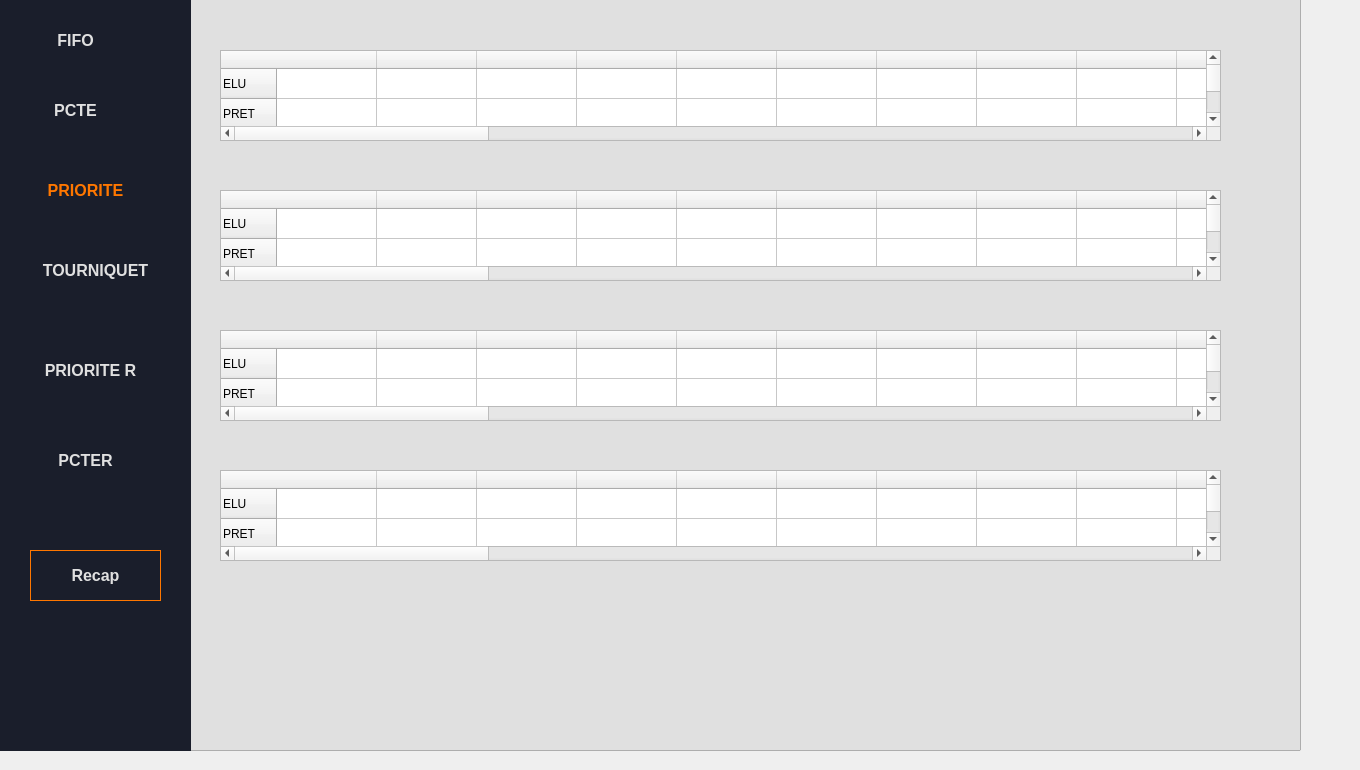
    <widget class="QWidget" name="page_8">
     <widget class="QListView" name="listView_3">
      <property name="geometry">
       <rect>
        <x>-50</x>
        <y>-10</y>
        <width>1351</width>
        <height>761</height>
       </rect>
      </property>
      <property name="styleSheet">
       <string notr="true">background:#E0E0E0</string>
      </property>
     </widget>
     <widget class="QWidget" name="widget_3" native="true">
      <property name="geometry">
       <rect>
        <x>0</x>
        <y>-10</y>
        <width>191</width>
        <height>761</height>
       </rect>
      </property>
      <property name="styleSheet">
       <string notr="true"> background-color: #1A1E2B; /* Dark navy blue */
  color: #E0E0E0; /* Light gray text */
  font-family: Arial, sans-serif;</string>
      </property>
      <widget class="QPushButton" name="pushButton_6">
       <property name="geometry">
        <rect>
         <x>20</x>
         <y>40</y>
         <width>111</width>
         <height>21</height>
        </rect>
       </property>
       <property name="styleSheet">
        <string notr="true">border:none ;
color: #E0E0E0 ;
 background-color: #1A1E2B; 
font-weight: bold ;
font-size: 16px</string>
       </property>
       <property name="text">
        <string>FIFO</string>
       </property>
      </widget>
      <widget class="QPushButton" name="pushButton_12">
       <property name="geometry">
        <rect>
         <x>20</x>
         <y>110</y>
         <width>111</width>
         <height>21</height>
        </rect>
       </property>
       <property name="styleSheet">
        <string notr="true">border:none ;
color: #E0E0E0 ;
 background-color: #1A1E2B; 
font-weight: bold ;
font-size: 16px</string>
       </property>
       <property name="text">
        <string>PCTE</string>
       </property>
      </widget>
      <widget class="QPushButton" name="pushButton_13">
       <property name="geometry">
        <rect>
         <x>30</x>
         <y>190</y>
         <width>111</width>
         <height>21</height>
        </rect>
       </property>
       <property name="styleSheet">
        <string notr="true">border:none ;
color: #FF7700 ;
 background-color: #1A1E2B; 
font-weight: bold ;
font-size: 16px</string>
       </property>
       <property name="text">
        <string>PRIORITE</string>
       </property>
      </widget>
      <widget class="QPushButton" name="pushButton_16">
       <property name="geometry">
        <rect>
         <x>40</x>
         <y>270</y>
         <width>111</width>
         <height>21</height>
        </rect>
       </property>
       <property name="styleSheet">
        <string notr="true">border:none ;
color: #E0E0E0 ;
 background-color: #1A1E2B; 
font-weight: bold ;
font-size: 16px</string>
       </property>
       <property name="text">
        <string>TOURNIQUET</string>
       </property>
      </widget>
      <widget class="QPushButton" name="pushButton_17">
       <property name="geometry">
        <rect>
         <x>30</x>
         <y>560</y>
         <width>131</width>
         <height>51</height>
        </rect>
       </property>
       <property name="styleSheet">
        <string notr="true">border: 1px solid  #FF7700 ;
color: #E0E0E0 ;
 background-color: #1A1E2B; 
font-weight: bold ;
font-size: 16px</string>
       </property>
       <property name="text">
        <string>Recap</string>
       </property>
      </widget>
      <widget class="QPushButton" name="pushButton_34">
       <property name="geometry">
        <rect>
         <x>0</x>
         <y>370</y>
         <width>181</width>
         <height>21</height>
        </rect>
       </property>
       <property name="styleSheet">
        <string notr="true">border:none ;
color:#E0E0E0 ;
 background-color: #1A1E2B; 
font-weight: bold ;
font-size: 16px</string>
       </property>
       <property name="text">
        <string>PRIORITE R</string>
       </property>
      </widget>
      <widget class="QPushButton" name="pushButton_39">
       <property name="geometry">
        <rect>
         <x>30</x>
         <y>460</y>
         <width>111</width>
         <height>21</height>
        </rect>
       </property>
       <property name="styleSheet">
        <string notr="true">border:none ;
color: #E0E0E0 ;
 background-color: #1A1E2B; 
font-weight: bold ;
font-size: 16px</string>
       </property>
       <property name="text">
        <string>PCTER</string>
       </property>
      </widget>
     </widget>
     <widget class="QTableWidget" name="tableWidget_9">
      <property name="geometry">
       <rect>
        <x>220</x>
        <y>50</y>
        <width>1001</width>
        <height>91</height>
       </rect>
      </property>
      <row>
       <property name="text">
        <string>ELU</string>
       </property>
      </row>
      <row>
       <property name="text">
        <string>PRET</string>
       </property>
      </row>
      <row>
       <property name="text">
        <string>BLOQUE</string>
       </property>
      </row>
      <column>
       <property name="text">
        <string/>
       </property>
      </column>
      <column>
       <property name="text">
        <string/>
       </property>
      </column>
      <column>
       <property name="text">
        <string/>
       </property>
      </column>
      <column>
       <property name="text">
        <string/>
       </property>
      </column>
      <column>
       <property name="text">
        <string/>
       </property>
      </column>
      <column>
       <property name="text">
        <string/>
       </property>
      </column>
      <column>
       <property name="text">
        <string/>
       </property>
      </column>
      <column>
       <property name="text">
        <string/>
       </property>
      </column>
      <column>
       <property name="text">
        <string/>
       </property>
      </column>
      <column>
       <property name="text">
        <string/>
       </property>
      </column>
      <column>
       <property name="text">
        <string/>
       </property>
      </column>
      <column>
       <property name="text">
        <string/>
       </property>
      </column>
      <column>
       <property name="text">
        <string/>
       </property>
      </column>
      <column>
       <property name="text">
        <string/>
       </property>
      </column>
      <column>
       <property name="text">
        <string/>
       </property>
      </column>
      <column>
       <property name="text">
        <string/>
       </property>
      </column>
      <column>
       <property name="text">
        <string/>
       </property>
      </column>
      <column>
       <property name="text">
        <string/>
       </property>
      </column>
      <column>
       <property name="text">
        <string/>
       </property>
      </column>
      <column>
       <property name="text">
        <string/>
       </property>
      </column>
      <column>
       <property name="text">
        <string/>
       </property>
      </column>
      <column>
       <property name="text">
        <string/>
       </property>
      </column>
      <column>
       <property name="text">
        <string/>
       </property>
      </column>
      <column>
       <property name="text">
        <string/>
       </property>
      </column>
      <column>
       <property name="text">
        <string/>
       </property>
      </column>
      <column>
       <property name="text">
        <string/>
       </property>
      </column>
      <column>
       <property name="text">
        <string/>
       </property>
      </column>
      <column>
       <property name="text">
        <string/>
       </property>
      </column>
      <column>
       <property name="text">
        <string/>
       </property>
      </column>
      <column>
       <property name="text">
        <string/>
       </property>
      </column>
      <column>
       <property name="text">
        <string/>
       </property>
      </column>
      <column>
       <property name="text">
        <string/>
       </property>
      </column>
      <column>
       <property name="text">
        <string/>
       </property>
      </column>
      <column>
       <property name="text">
        <string/>
       </property>
      </column>
     </widget>
     <widget class="QTableWidget" name="tableWidget_10">
      <property name="geometry">
       <rect>
        <x>220</x>
        <y>190</y>
        <width>1001</width>
        <height>91</height>
       </rect>
      </property>
      <row>
       <property name="text">
        <string>ELU</string>
       </property>
      </row>
      <row>
       <property name="text">
        <string>PRET</string>
       </property>
      </row>
      <row>
       <property name="text">
        <string>BLOQUE</string>
       </property>
      </row>
      <column>
       <property name="text">
        <string/>
       </property>
      </column>
      <column>
       <property name="text">
        <string/>
       </property>
      </column>
      <column>
       <property name="text">
        <string/>
       </property>
      </column>
      <column>
       <property name="text">
        <string/>
       </property>
      </column>
      <column>
       <property name="text">
        <string/>
       </property>
      </column>
      <column>
       <property name="text">
        <string/>
       </property>
      </column>
      <column>
       <property name="text">
        <string/>
       </property>
      </column>
      <column>
       <property name="text">
        <string/>
       </property>
      </column>
      <column>
       <property name="text">
        <string/>
       </property>
      </column>
      <column>
       <property name="text">
        <string/>
       </property>
      </column>
      <column>
       <property name="text">
        <string/>
       </property>
      </column>
      <column>
       <property name="text">
        <string/>
       </property>
      </column>
      <column>
       <property name="text">
        <string/>
       </property>
      </column>
      <column>
       <property name="text">
        <string/>
       </property>
      </column>
      <column>
       <property name="text">
        <string/>
       </property>
      </column>
      <column>
       <property name="text">
        <string/>
       </property>
      </column>
      <column>
       <property name="text">
        <string/>
       </property>
      </column>
      <column>
       <property name="text">
        <string/>
       </property>
      </column>
      <column>
       <property name="text">
        <string/>
       </property>
      </column>
      <column>
       <property name="text">
        <string/>
       </property>
      </column>
      <column>
       <property name="text">
        <string/>
       </property>
      </column>
      <column>
       <property name="text">
        <string/>
       </property>
      </column>
      <column>
       <property name="text">
        <string/>
       </property>
      </column>
      <column>
       <property name="text">
        <string/>
       </property>
      </column>
      <column>
       <property name="text">
        <string/>
       </property>
      </column>
      <column>
       <property name="text">
        <string/>
       </property>
      </column>
      <column>
       <property name="text">
        <string/>
       </property>
      </column>
      <column>
       <property name="text">
        <string/>
       </property>
      </column>
      <column>
       <property name="text">
        <string/>
       </property>
      </column>
      <column>
       <property name="text">
        <string/>
       </property>
      </column>
      <column>
       <property name="text">
        <string/>
       </property>
      </column>
      <column>
       <property name="text">
        <string/>
       </property>
      </column>
      <column>
       <property name="text">
        <string/>
       </property>
      </column>
      <column>
       <property name="text">
        <string/>
       </property>
      </column>
     </widget>
     <widget class="QTableWidget" name="tableWidget_11">
      <property name="geometry">
       <rect>
        <x>220</x>
        <y>330</y>
        <width>1001</width>
        <height>91</height>
       </rect>
      </property>
      <row>
       <property name="text">
        <string>ELU</string>
       </property>
      </row>
      <row>
       <property name="text">
        <string>PRET</string>
       </property>
      </row>
      <row>
       <property name="text">
        <string>BLOQUE</string>
       </property>
      </row>
      <column>
       <property name="text">
        <string/>
       </property>
      </column>
      <column>
       <property name="text">
        <string/>
       </property>
      </column>
      <column>
       <property name="text">
        <string/>
       </property>
      </column>
      <column>
       <property name="text">
        <string/>
       </property>
      </column>
      <column>
       <property name="text">
        <string/>
       </property>
      </column>
      <column>
       <property name="text">
        <string/>
       </property>
      </column>
      <column>
       <property name="text">
        <string/>
       </property>
      </column>
      <column>
       <property name="text">
        <string/>
       </property>
      </column>
      <column>
       <property name="text">
        <string/>
       </property>
      </column>
      <column>
       <property name="text">
        <string/>
       </property>
      </column>
      <column>
       <property name="text">
        <string/>
       </property>
      </column>
      <column>
       <property name="text">
        <string/>
       </property>
      </column>
      <column>
       <property name="text">
        <string/>
       </property>
      </column>
      <column>
       <property name="text">
        <string/>
       </property>
      </column>
      <column>
       <property name="text">
        <string/>
       </property>
      </column>
      <column>
       <property name="text">
        <string/>
       </property>
      </column>
      <column>
       <property name="text">
        <string/>
       </property>
      </column>
      <column>
       <property name="text">
        <string/>
       </property>
      </column>
      <column>
       <property name="text">
        <string/>
       </property>
      </column>
      <column>
       <property name="text">
        <string/>
       </property>
      </column>
      <column>
       <property name="text">
        <string/>
       </property>
      </column>
      <column>
       <property name="text">
        <string/>
       </property>
      </column>
      <column>
       <property name="text">
        <string/>
       </property>
      </column>
      <column>
       <property name="text">
        <string/>
       </property>
      </column>
      <column>
       <property name="text">
        <string/>
       </property>
      </column>
      <column>
       <property name="text">
        <string/>
       </property>
      </column>
      <column>
       <property name="text">
        <string/>
       </property>
      </column>
      <column>
       <property name="text">
        <string/>
       </property>
      </column>
      <column>
       <property name="text">
        <string/>
       </property>
      </column>
      <column>
       <property name="text">
        <string/>
       </property>
      </column>
      <column>
       <property name="text">
        <string/>
       </property>
      </column>
      <column>
       <property name="text">
        <string/>
       </property>
      </column>
      <column>
       <property name="text">
        <string/>
       </property>
      </column>
      <column>
       <property name="text">
        <string/>
       </property>
      </column>
     </widget>
     <widget class="QTableWidget" name="tableWidget_12">
      <property name="geometry">
       <rect>
        <x>220</x>
        <y>470</y>
        <width>1001</width>
        <height>91</height>
       </rect>
      </property>
      <row>
       <property name="text">
        <string>ELU</string>
       </property>
      </row>
      <row>
       <property name="text">
        <string>PRET</string>
       </property>
      </row>
      <row>
       <property name="text">
        <string>BLOQUE</string>
       </property>
      </row>
      <column>
       <property name="text">
        <string/>
       </property>
      </column>
      <column>
       <property name="text">
        <string/>
       </property>
      </column>
      <column>
       <property name="text">
        <string/>
       </property>
      </column>
      <column>
       <property name="text">
        <string/>
       </property>
      </column>
      <column>
       <property name="text">
        <string/>
       </property>
      </column>
      <column>
       <property name="text">
        <string/>
       </property>
      </column>
      <column>
       <property name="text">
        <string/>
       </property>
      </column>
      <column>
       <property name="text">
        <string/>
       </property>
      </column>
      <column>
       <property name="text">
        <string/>
       </property>
      </column>
      <column>
       <property name="text">
        <string/>
       </property>
      </column>
      <column>
       <property name="text">
        <string/>
       </property>
      </column>
      <column>
       <property name="text">
        <string/>
       </property>
      </column>
      <column>
       <property name="text">
        <string/>
       </property>
      </column>
      <column>
       <property name="text">
        <string/>
       </property>
      </column>
      <column>
       <property name="text">
        <string/>
       </property>
      </column>
      <column>
       <property name="text">
        <string/>
       </property>
      </column>
      <column>
       <property name="text">
        <string/>
       </property>
      </column>
      <column>
       <property name="text">
        <string/>
       </property>
      </column>
      <column>
       <property name="text">
        <string/>
       </property>
      </column>
      <column>
       <property name="text">
        <string/>
       </property>
      </column>
      <column>
       <property name="text">
        <string/>
       </property>
      </column>
      <column>
       <property name="text">
        <string/>
       </property>
      </column>
      <column>
       <property name="text">
        <string/>
       </property>
      </column>
      <column>
       <property name="text">
        <string/>
       </property>
      </column>
      <column>
       <property name="text">
        <string/>
       </property>
      </column>
      <column>
       <property name="text">
        <string/>
       </property>
      </column>
      <column>
       <property name="text">
        <string/>
       </property>
      </column>
      <column>
       <property name="text">
        <string/>
       </property>
      </column>
      <column>
       <property name="text">
        <string/>
       </property>
      </column>
      <column>
       <property name="text">
        <string/>
       </property>
      </column>
      <column>
       <property name="text">
        <string/>
       </property>
      </column>
      <column>
       <property name="text">
        <string/>
       </property>
      </column>
      <column>
       <property name="text">
        <string/>
       </property>
      </column>
      <column>
       <property name="text">
        <string/>
       </property>
      </column>
     </widget>
    </widget>
